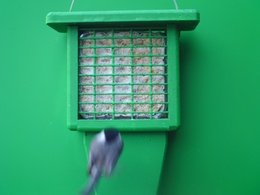
%> input picture Dataset/CarolinaChickadee/2014-03-08 10.49.07.jpg, 260 x 195 px, shrunk from 2048 x 1536 before the run
$ octave --eval "result = secondcrop(imread('Dataset/CarolinaChickadee/2014-03-08 10.49.07.jpg'));"   (GNU Octave 9; MATLAB toolbox functions it lacks are replaced by stand-ins)
%> lines starting %> are read from the running program, lines starting %| are printed output that depends on the picture; in (x1, y1, x2, y2) boxes, pixels count from 0 and x2, y2 are one past the last pixel; in counts of white or black regions, pixels touching at a corner belong together; the program's own positions count from 1
function resultV = secondcrop(img)


    result = img;
%> result is the input picture: size 195x260x3 uint8; mean R, G, B 44.8, 156.6, 105.6
    [p,q,r] = size(result);
%> p = 195; q = 260; r = 3


    %cut off the green pixels
    for i = 1:p
        for j = 1:q

            if result(i,j,2) > result(i,j,1)+30 & result(i,j,2) < result(i,j,1)+40
                if result(i,j,3) > result(i,j,2)+15 & result(i,j,3) < result(i,j,2)+25
                    result(i,j,:) = 255;
                end
            end

            if result(i,j,2) > result(i,j,1) & result(i,j,2) > result(i,j,3)-5
                result(i,j,:) = 255;
            end

        end
    end
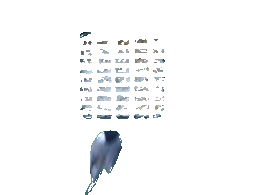
%> result: size 195x260x3 uint8; mean R, G, B 247.7, 248.5, 249.3

    %find the largest area
    B = uint8(255) - result;
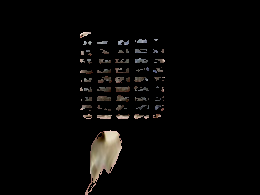
%> B: size 195x260x3 uint8; mean R, G, B 7.3, 6.5, 5.7
    B = im2bw(B,0.1);
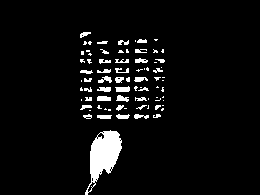
%> B: size 195x260 logical; 5.4% white; 78 white regions (42 under 20 px), largest, box (x1, y1, x2, y2) and area: (85, 130, 122, 195) 1156, (115, 86, 130, 92) 71, (97, 96, 111, 101) 65
    B = bwareafilt(B,1);
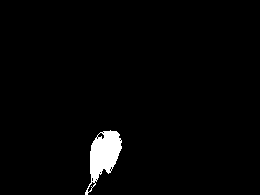
%> B: size 195x260 logical; 2.3% white; 1 white region, box (x1, y1, x2, y2) and area: (85, 130, 122, 195) 1156

    C = result;
    for i = 1:p
        for j = 1:q
            if B(i,j) == 0
                C(i,j,:) = 255;
            end
        end
    end
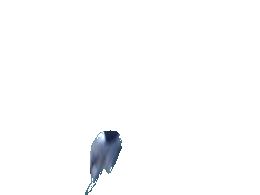
%> C: size 195x260x3 uint8; 3.18% of pixels changed, all inside (x1, y1, x2, y2) = (80, 32, 165, 139)

    xmin1 = 0;
    xmax1 = 0;
    ymin1 = 0;
    ymax1 = 0;

    for i = 1:p
        for j = 1:q
            if B(i,j) == 1
                ymin1 = i;
                break
            end
        end
        if ymin1~= 0
            break
        end
    end
%> after the loop, ymin1 = 131

    for j = 1:q
        for i = 1:p
            if B(i,j) == 1
                xmin1 = j;
                break
            end
        end
        if xmin1~= 0
            break
        end
    end
%> after the loop, xmin1 = 86

    i = p;
%> i = 195
    while i > 1
        for j = 1:q
            if B(i,j) == 1
                ymax1 = i;
                break
            end
        end
        if ymax1~= 0
            break
        end
        i = i - 1;
    end
%> after the loop, ymax1 = 195

    j = q;
%> j = 260
    while j > 1
        for i = 1:p
            if B(i,j) == 1
                xmax1 = j;
                break
            end
        end
        if xmax1~= 0
            break
        end
        j = j - 1;
    end
%> after the loop, j = 122; xmax1 = 122

    wid1 = xmax1 - xmin1;
%> wid1 = 36
    leng1 = ymax1 - ymin1;
%> leng1 = 64

    result = imcrop(result,[xmin1 ymin1 wid1 leng1]);
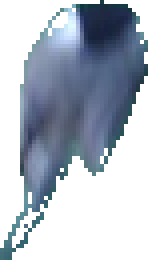
%> result: size 65x37x3 uint8 (shown 4 times larger); mean R, G, B 174.5, 183.2, 195.5
    [p,q,r] = size(result);
%> p = 65; q = 37

    % point A
    AAA = false;
    G = 1;
    while G < p-90
        H = 1;
        while H < q-90

            really = true;
            truth = true;

            for aa = G:G+60
                if result(aa,H,:) == 255
                    really = false;
                end
            end

            for bb = H:H+60
                if result(G,bb,:) == 255
                    truth = false;
                end
            end

            if really & truth
                firstX = G+40;
                firstY = H+40;
                AAA = true;
                break;
            end

            H = H + 5;
        end

        if AAA == true
           break;
        end
        G = G+5;
    end
%> after the loop, AAA = false; G = 1


    % point B
    AAA = false;
    G = p;
%> G = 65
    while G >90
        H = q;
        while H >90

            really = true;
            truth = true;

            aa = G;
            while aa > G-60 & really
                if result(aa,H,:) == 255
                    really = false;
                end
                aa = aa-1;
            end

            bb = H;
            while bb > H-60 & truth
                if result(G,bb,:) == 255
                    truth = false;
                end
                bb = bb-1;
            end

            if really & truth
                secondX = G-40;
                secondY = H-40;
                AAA = true;
                break;
            end

            H = H-5;
        end

        if AAA == true
           break;
        end
        G = G-5;
    end

    % point C
    AAA = false;
    H = q;
%> H = 37
    while H > 90
        G = 1;
        while G < p-90

            really = true;
            truth = true;

            aa = G;
            while aa < G+60 & really
                if result(aa,H,:) == 255
                    really = false;
                end
                aa = aa+1;
            end

            bb = H;
            while bb > H-60 & truth
                if result(G,bb,:) == 255
                    truth = false;
                end
                bb = bb-1;
            end

            if really & truth
                thirdX = G+40;
                thirdY = H-40;
                AAA = true;
                break;
            end

            G = G+5;
        end

        if AAA == true
           break;
        end
        H = H-5;
    end

    % point D
    AAA = false;
    H = 1;
    while H < q-90
        G = p;
        while G > 90

            really = true;
            truth = true;

            aa = G;
            while aa > G-60 & really
                if result(aa,H,:) == 255
                    really = false;
                end
                aa = aa-1;
            end

            bb = H;
            while bb < H+60 & truth
                if result(G,bb,:) == 255
                    truth = false;
                end
                bb = bb+1;
            end

            if really & truth
                fourthX = G-40;
                fourthY = H+40;
                AAA = true;
                break;
            end

            G = G-5;
        end

        if AAA == true
           break;
        end
        H = H+5;
    end
%> after the loop, H = 1

    %locate x and y value
%> (the run ends here)

$ run again, on Dataset/CarolinaChickadee/2014-03-08 14.09.16.jpg
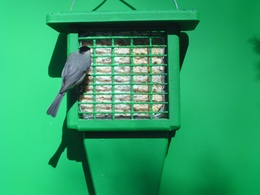
%> input picture Dataset/CarolinaChickadee/2014-03-08 14.09.16.jpg, 260 x 195 px, shrunk from 2048 x 1536 before the run
%> in secondcrop, result is the input picture: size 195x260x3 uint8; mean R, G, B 44.7, 162.5, 103.7
%> after the loop in secondcrop, `for i = 1:p`:
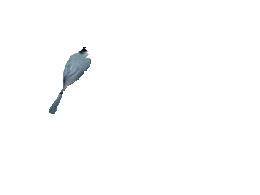
%> C: size 195x260x3 uint8; mean R, G, B 252.7, 252.9, 253.1
%> after the loop in secondcrop, `for i = 1:p`: ymin1 = 48
%> after the loop in secondcrop, `for j = 1:q`: xmin1 = 50
%> after the loop in secondcrop, `while i > 1`: i = 114
%> after the loop in secondcrop, `while j > 1`: j = 91
%> wid1 = 41
%> leng1 = 66
%> in secondcrop, `result = imcrop(result,[xmin1 ymin1 wid1 leng1]);`:
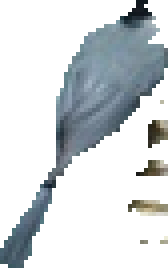
%> result: size 67x42x3 uint8 (shown 4 times larger); mean R, G, B 208.7, 213.7, 216.4
%> after the loop in secondcrop, `while G < p-90`: AAA = false; G = 1
